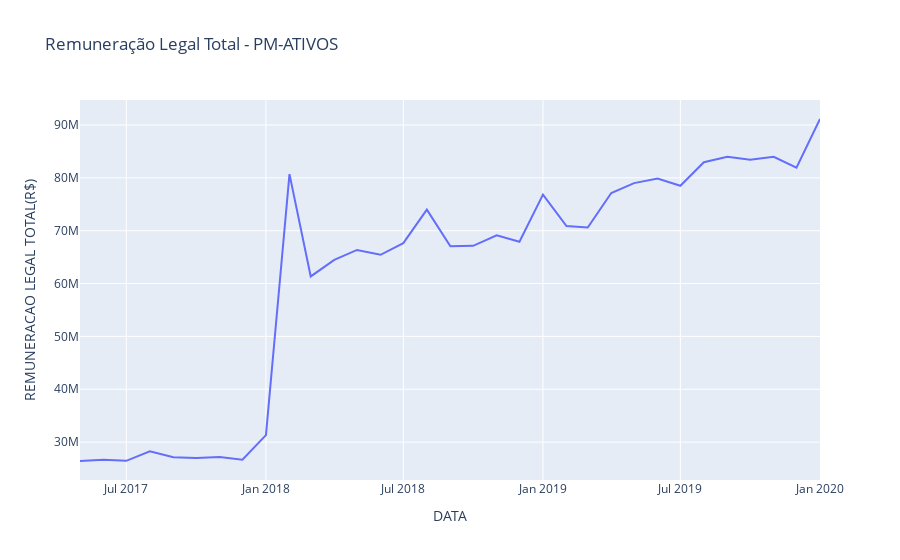

The notebook cell saved with this chart:
### Markdown cell above
### Busca por órgão

### Code cell
orgao = 'PM-ATIVOS'
df = rem_serv.loc[(rem_serv.ORGAO == orgao), ['REMUNERACAO LEGAL TOTAL(R$)', 'DATA', 'ORGAO']].groupby(by=['DATA'], as_index=False).sum()

fig = px.line(df, title='Remuneração Legal Total - '+orgao, x='DATA', y='REMUNERACAO LEGAL TOTAL(R$)')
fig.show()

### Figure 1 — Plotly figure (JSON) as saved in the notebook; plotly's stock layout.template omitted (floating-point values rounded to 4 significant figures)
{"data": [{"hoverlabel": {"namelength": 0}, "hovertemplate": "DATA=%{x}<br>REMUNERACAO LEGAL TOTAL(R$)=%{y}", "legendgroup": "", "line": {"color": "#636efa", "dash": "solid"}, "mode": "lines", "name": "", "showlegend": false, "type": "scatter", "x": ["2017-05-01", "2017-06-01", "2017-07-01", "2017-08-01", "2017-09-01", "2017-10-01", "2017-11-01", "2017-12-01", "2018-01-01", "2018-02-01", "2018-03-01", "2018-04-01", "2018-05-01", "2018-06-01", "2018-07-01", "2018-08-01", "2018-09-01", "2018-10-01", "2018-11-01", "2018-12-01", "2019-01-01", "2019-02-01", "2019-03-01", "2019-04-01", "2019-05-01", "2019-06-01", "2019-07-01", "2019-08-01", "2019-09-01", "2019-10-01", "2019-11-01", "2019-12-01", "2020-01-01"], "xaxis": "x", "y": [26430000.0, 26660000.0, 26460000.0, 28270000.0, 27130000.0, 27010000.0, 27190000.0, 26650000.0, 31330000.0, 80700000.0, 61340000.0, 64480000.0, 66360000.0, 65440000.0, 67640000.0, 73980000.0, 67040000.0, 67130000.0, 69140000.0, 67900000.0, 76820000.0, 70870000.0, 70590000.0, 77120000.0, 79000000.0, 79870000.0, 78490000.0, 82950000.0, 83980000.0, 83420000.0, 83970000.0, 81920000.0, 91130000.0], "yaxis": "y"}], "layout": {"legend": {"tracegroupgap": 0}, "title": {"text": "Remuneração Legal Total - PM-ATIVOS"}, "xaxis": {"anchor": "y", "domain": [0, 1], "title": {"text": "DATA"}}, "yaxis": {"anchor": "x", "domain": [0, 1], "title": {"text": "REMUNERACAO LEGAL TOTAL(R$)"}}}}
